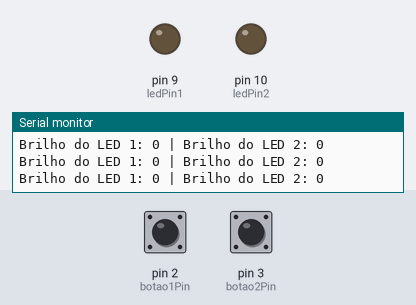
Simulated run of this sketch. Board: Arduino Uno, built with avr-gcc and run on an emulated ATmega328P. On the bench: output pins drawn as LEDs (lit = HIGH), the last lines printed to the serial monitor. Inputs (shaded band) come from the test bench; at power-on: pin 2 (botao1Pin) HIGH, pin 3 (botao2Pin) HIGH.

Above: at 1.2 s.
1.3 s: pin 2 (botao1Pin) pulled LOW for 1 s
At 3.3 s:
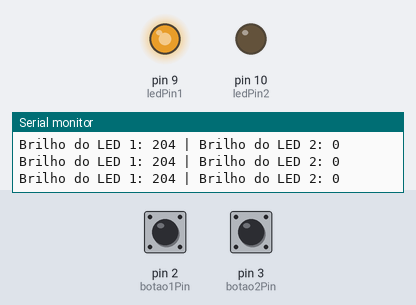
3.8 s: pin 3 (botao2Pin) pulled LOW for 3.2 s
At 5.5 s:
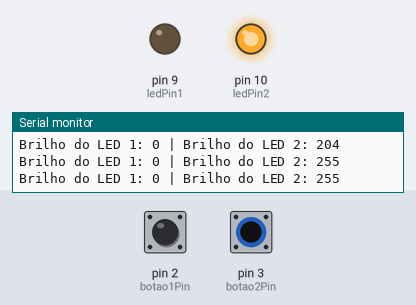
8.5 s: pin 2 (botao1Pin) pulled LOW for 0.15 s
At 9.6 s:
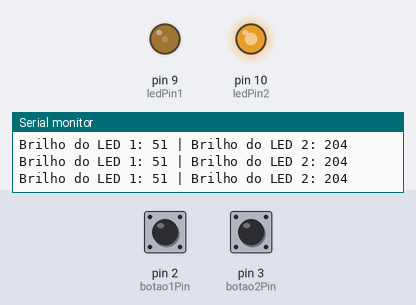
10.2 s: pin 2 (botao1Pin) pulled LOW for 0.15 s
At 11.6 s:
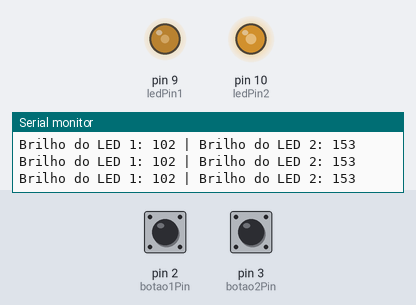
11.9 s: pin 2 (botao1Pin) pulled LOW for 3.2 s
At 14.0 s:
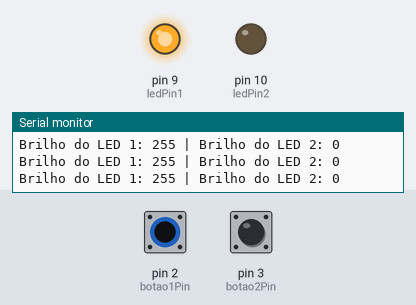
16.6 s: pin 3 (botao2Pin) pulled LOW for 0.15 s
At 17.4 s:
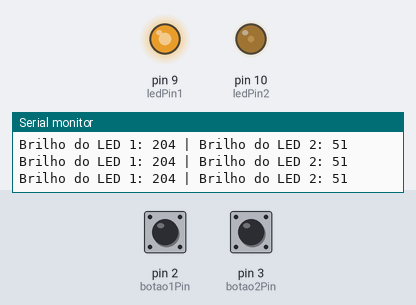
Timing chart, 0 to 19.6 s (numbered marks = the images above; inputs shaded):
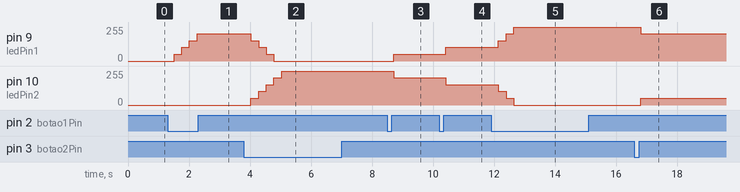

The sketch:

atv18.ino
```cpp
// 18- O funcionamento dos leds deve ser parecido
//  com o do exercício acima, porem o controle do
//  brilho se dara por dois botões.

int botao1Pin = 2;    // Pino do botão 1 (controla o LED 1)
int botao2Pin = 3;    // Pino do botão 2 (controla o LED 2)
int ledPin1 = 9;      // Pino do LED 1 (com PWM)
int ledPin2 = 10;     // Pino do LED 2 (com PWM)

int brilhoLed1 = 0;   // Brilho do LED 1 (aumenta com o botão 1)
int brilhoLed2 = 0;   // Brilho do LED 2 (aumenta com o botão 2)

int incremento = 51;  // Incremento de brilho por pressionamento do botão

void setup() {
  pinMode(botao1Pin, INPUT);  // Configura o pino do botão 1 como entrada
  pinMode(botao2Pin, INPUT);  // Configura o pino do botão 2 como entrada
  pinMode(ledPin1, OUTPUT);   // Configura o pino do LED 1 como saída
  pinMode(ledPin2, OUTPUT);   // Configura o pino do LED 2 como saída

  Serial.begin(9600);         // Inicializa a comunicação serial (opcional)
}

void loop() {
  // Lê o estado dos botões
  int estadoBotao1 = digitalRead(botao1Pin);
  int estadoBotao2 = digitalRead(botao2Pin);

  // Verifica se o botão 1 foi pressionado (aumenta o brilho do LED 1 e diminui o brilho do LED 2)
  if (estadoBotao1 == LOW) { // Botão 1 pressionado (HIGH quando não pressionado)
    brilhoLed1 += incremento;  // Aumenta o brilho do LED 1
    if (brilhoLed1 > 255) brilhoLed1 = 255;  // Limita o brilho máximo
    brilhoLed2 -= incremento;  // Diminui o brilho do LED 2
    if (brilhoLed2 < 0) brilhoLed2 = 0;  // Limita o brilho mínimo
    delay(200);  // Delay para debounce
  }

  // Verifica se o botão 2 foi pressionado (aumenta o brilho do LED 2 e diminui o brilho do LED 1)
  if (estadoBotao2 == LOW) { // Botão 2 pressionado (HIGH quando não pressionado)
    brilhoLed2 += incremento;  // Aumenta o brilho do LED 2
    if (brilhoLed2 > 255) brilhoLed2 = 255;  // Limita o brilho máximo
    brilhoLed1 -= incremento;  // Diminui o brilho do LED 1
    if (brilhoLed1 < 0) brilhoLed1 = 0;  // Limita o brilho mínimo
    delay(200);  // Delay para debounce
  }

  // Atualiza o brilho dos LEDs com PWM
  analogWrite(ledPin1, brilhoLed1);
  analogWrite(ledPin2, brilhoLed2);

  // Imprime os valores no monitor serial para acompanhamento
  Serial.print("Brilho do LED 1: ");
  Serial.print(brilhoLed1);
  Serial.print(" | Brilho do LED 2: ");
  Serial.println(brilhoLed2);

  // Aguarda um curto tempo antes de ler novamente
  delay(50);  // Ajuste conforme necessário para estabilizar as leituras
}
```

Measured:
- after the input at 1.3 s, pin 9 (ledPin1): 0/255 → 51/255 after 0.21 s, → 102/255 0.25 s later, → 153/255 0.25 s later, → 204/255 0.25 s later
- after the input at 3.8 s, pin 9 (ledPin1): 204/255 → 153/255 after 0.23 s, → 102/255 0.25 s later, → 51/255 0.25 s later, → 0/255 0.25 s later; pin 10 (ledPin2): moves from 0/255 to 255/255 over 1.0 s, starting after 0.23 s
- after the input at 8.5 s, pin 9 (ledPin1): 0/255 → 51/255 after 0.20 s; pin 10 (ledPin2): 255/255 → 204/255 after 0.20 s
- after the input at 10.2 s, pin 9 (ledPin1): 51/255 → 102/255 after 0.22 s; pin 10 (ledPin2): 204/255 → 153/255 after 0.22 s
- after the input at 11.9 s, pin 9 (ledPin1): 102/255 → 153/255 after 0.24 s, → 204/255 0.25 s later, → 255/255 0.25 s later; pin 10 (ledPin2): 153/255 → 102/255 after 0.24 s, → 51/255 0.25 s later, → 0/255 0.25 s later
- after the input at 16.6 s, pin 9 (ledPin1): 255/255 → 204/255 after 0.21 s; pin 10 (ledPin2): 0/255 → 51/255 after 0.21 s
